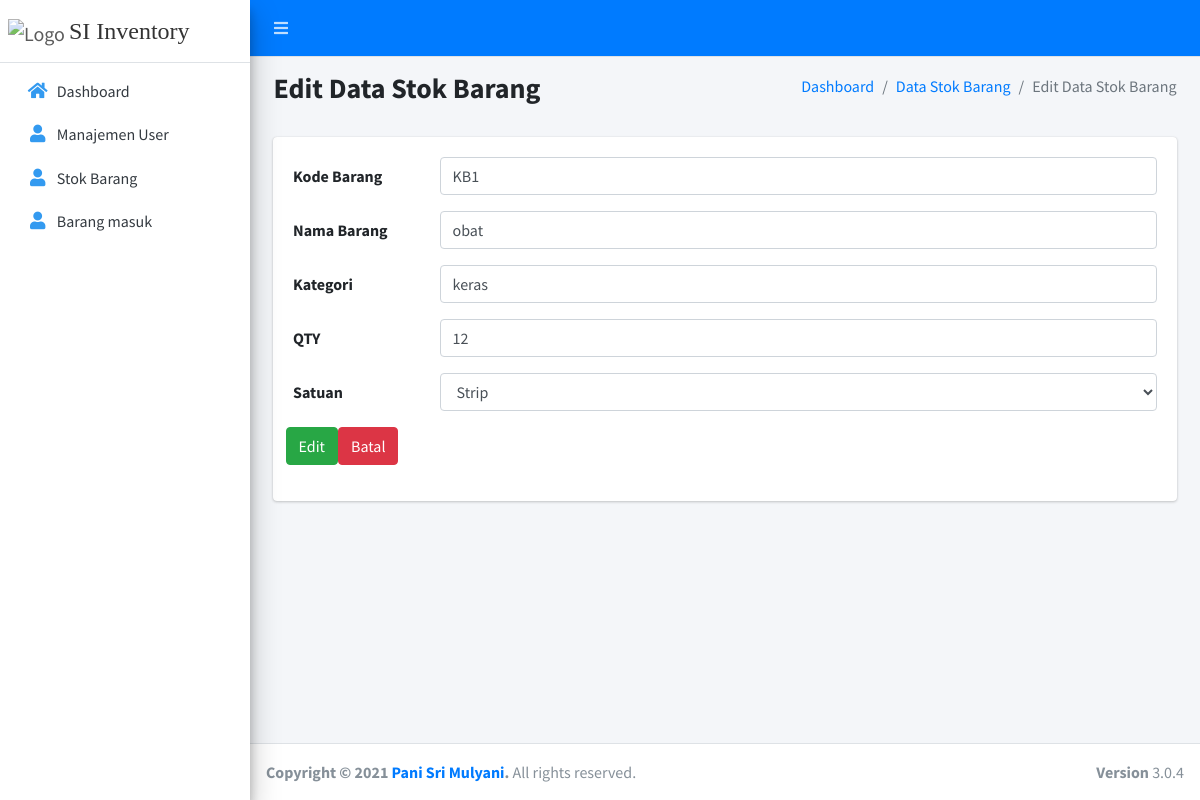
The app's page /admin_gudang/stok_barang/edit/3 (signed in) with its own data.
### tables this page shows
CREATE TABLE `stok_barang` (
  `id_barang` int(11) NOT NULL,
  `kode_barang` varchar(191) NOT NULL,
  `nama_barang` varchar(191) NOT NULL,
  `kategori` varchar(191) NOT NULL,
  `qty` int(191) NOT NULL,
  `satuan` enum('strip','botol','tablet') NOT NULL,
  `created_by` varchar(191) DEFAULT NULL,
  `modify_by` varchar(191) DEFAULT NULL,
  `created_date` date DEFAULT NULL,
  `modify_date` date DEFAULT NULL
);

### application/controllers/adminGudang/Barang.php (called while the page is built, shortened)
<?php
class Barang extends CI_Controller {
  public function edit($id_barang)
  {
    $data           = $this->BarangModel->get($id_barang);
    $data['konten'] = 'adminGudang/editStokBarang';
		$this->load->view('adminGudang/template', $data);
  }
}

### index.php (called while the page is built, shortened)
<?php
require_once BASEPATH.'core/CodeIgniter.php';

### application/models/BarangModel.php (called while the page is built, shortened)
<?php
class BarangModel extends CI_Model {
  private $table  = 'stok_barang';
  public function get($id_barang)
  {
    return $this->db->get_where($this->table, [
      'id_barang' => $id_barang
    ])->row_array();
  }
}

### application/views/adminGudang/editStokBarang.php (the view, shortened to what this page needs)
<section class="content">
  <div class="content-header">
    <div class="container-fluid">
      <div class="row mb-2">
        <div class="col-sm-6">
          <h3><b><font face=""> Edit Data Stok Barang </font></b></h3>
        </div>
        <div class="col-sm-6">
          <ol class="breadcrumb float-sm-right">
            <li class="breadcrumb-item"><a href="<?= base_url(); ?>">Dashboard</a></li>
            <li class="breadcrumb-item"><a href="<?= base_url(); ?>admin_gudang/stok_barang.html">Data Stok Barang</a></li>
            <li class="breadcrumb-item active">Edit Data Stok Barang</li>
          </ol>
        </div>
      </div>
    </div>
  </div>
  <div class="container-fluid">
    <div class="col-sm-12">
      <div class="card">
        <div class="card-body">
          <form action="<?= base_url('admin_gudang/stok_barang/edit/' . $id_barang); ?>" method="post">
            <div class="form-group row">
              <label for="staticEmail" class="col-sm-2 col-form-label">Kode Barang</label>
              <div class="col-sm-10">
                <input type="text" required class="form-control" id="staticEmail" placeholder="Masukan Kode Barang" name="kode_barang" value="<?= $kode_barang; ?>">
              </div>
            </div>
            <div class="form-group row">
              <label for="staticEmail" class="col-sm-2 col-form-label">Nama Barang</label>
              <div class="col-sm-10">
                <input type="text" required class="form-control" id="staticEmail" placeholder="Masukan Nama Barang" name="nama_barang" value="<?= $nama_barang; ?>">
              </div>
            </div>
            <div class="form-group row">
              <label for="staticEmail" class="col-sm-2 col-form-label">Kategori</label>
              <div class="col-sm-10">
                <input type="text" required class="form-control" id="staticEmail" placeholder="Masukan Kategori" name="kategori" value="<?= $kategori; ?>">
              </div>
            </div>
            <div class="form-group row">
              <label for="staticEmail" class="col-sm-2 col-form-label">QTY</label>
              <div class="col-sm-10">
                <input type="number" required class="form-control" id="staticEmail" placeholder="Masukan QTY" name="qty" value="<?= $qty; ?>">
              </div>
            </div>
            <div class="form-group row">
              <label for="staticEmail" class="col-sm-2 col-form-label">Satuan</label>
              <div class="col-sm-10">
                <select name="satuan" id="satuan" class="form-control" required>
                  <option value="strip" <?= $satuan == 'strip' ? 'selected' : '' ; ?>>Strip</option>
                </select>
              </div>
            </div>
            <div class="form-group row">
              <button type="submit" class="btn btn-success">Edit</button>
              <a href="<?= base_url(); ?>admin_gudang/stok_barang.html" class="btn btn-danger">Batal</a>
            </div>
          </form>
        </div>
      </div>
    </div>
  </div>
</section>

### records on screen
stok_barang: kode_barang "KB1", nama_barang "obat", kategori "keras", qty "12", satuan "Strip"
